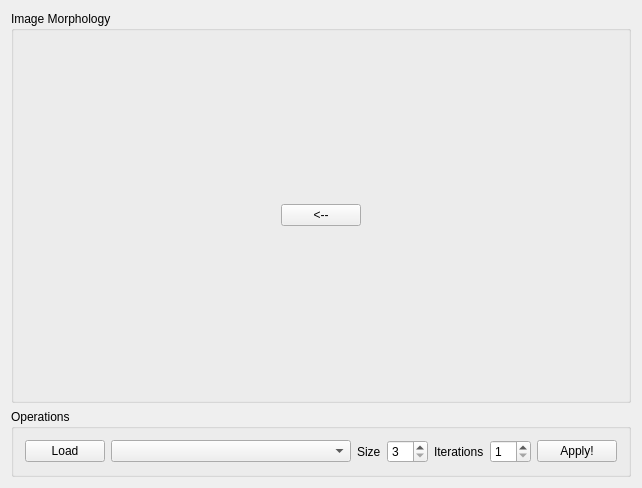
<?xml version="1.0" encoding="UTF-8"?>
<ui version="4.0">
 <class>MainWindow</class>
 <widget class="QMainWindow" name="MainWindow">
  <property name="geometry">
   <rect>
    <x>0</x>
    <y>0</y>
    <width>642</width>
    <height>488</height>
   </rect>
  </property>
  <property name="windowTitle">
   <string>MainWindow</string>
  </property>
  <widget class="QWidget" name="centralWidget">
   <layout class="QGridLayout" name="gridLayout">
    <item row="0" column="0">
     <widget class="QGroupBox" name="groupBox">
      <property name="title">
       <string>Image Morphology</string>
      </property>
      <layout class="QHBoxLayout" name="horizontalLayout">
       <item>
        <widget class="QLabel" name="imageLabel">
         <property name="maximumSize">
          <size>
           <width>300</width>
           <height>400</height>
          </size>
         </property>
         <property name="text">
          <string/>
         </property>
        </widget>
       </item>
       <item>
        <widget class="QPushButton" name="transferButton">
         <property name="sizePolicy">
          <sizepolicy hsizetype="Fixed" vsizetype="Fixed">
           <horstretch>0</horstretch>
           <verstretch>0</verstretch>
          </sizepolicy>
         </property>
         <property name="text">
          <string>&lt;--</string>
         </property>
        </widget>
       </item>
       <item>
        <widget class="QLabel" name="resultLabel">
         <property name="maximumSize">
          <size>
           <width>300</width>
           <height>400</height>
          </size>
         </property>
         <property name="text">
          <string/>
         </property>
        </widget>
       </item>
      </layout>
     </widget>
    </item>
    <item row="1" column="0">
     <widget class="QGroupBox" name="groupBox_2">
      <property name="sizePolicy">
       <sizepolicy hsizetype="Preferred" vsizetype="Fixed">
        <horstretch>0</horstretch>
        <verstretch>0</verstretch>
       </sizepolicy>
      </property>
      <property name="title">
       <string>Operations</string>
      </property>
      <layout class="QHBoxLayout" name="horizontalLayout_2">
       <item>
        <widget class="QPushButton" name="loadButton">
         <property name="sizePolicy">
          <sizepolicy hsizetype="Fixed" vsizetype="Fixed">
           <horstretch>0</horstretch>
           <verstretch>0</verstretch>
          </sizepolicy>
         </property>
         <property name="text">
          <string>Load</string>
         </property>
        </widget>
       </item>
       <item>
        <widget class="QComboBox" name="morphComboBox"/>
       </item>
       <item>
        <widget class="QLabel" name="label">
         <property name="sizePolicy">
          <sizepolicy hsizetype="Fixed" vsizetype="Preferred">
           <horstretch>0</horstretch>
           <verstretch>0</verstretch>
          </sizepolicy>
         </property>
         <property name="text">
          <string>Size</string>
         </property>
        </widget>
       </item>
       <item>
        <widget class="QSpinBox" name="sizeSpinBox">
         <property name="sizePolicy">
          <sizepolicy hsizetype="Fixed" vsizetype="Fixed">
           <horstretch>0</horstretch>
           <verstretch>0</verstretch>
          </sizepolicy>
         </property>
         <property name="minimum">
          <number>3</number>
         </property>
         <property name="singleStep">
          <number>2</number>
         </property>
         <property name="value">
          <number>3</number>
         </property>
        </widget>
       </item>
       <item>
        <widget class="QLabel" name="label_2">
         <property name="sizePolicy">
          <sizepolicy hsizetype="Fixed" vsizetype="Preferred">
           <horstretch>0</horstretch>
           <verstretch>0</verstretch>
          </sizepolicy>
         </property>
         <property name="text">
          <string>Iterations</string>
         </property>
        </widget>
       </item>
       <item>
        <widget class="QSpinBox" name="iterSpinBox">
         <property name="sizePolicy">
          <sizepolicy hsizetype="Fixed" vsizetype="Fixed">
           <horstretch>0</horstretch>
           <verstretch>0</verstretch>
          </sizepolicy>
         </property>
         <property name="minimum">
          <number>1</number>
         </property>
         <property name="maximum">
          <number>99</number>
         </property>
         <property name="value">
          <number>1</number>
         </property>
        </widget>
       </item>
       <item>
        <widget class="QPushButton" name="applyButton">
         <property name="sizePolicy">
          <sizepolicy hsizetype="Fixed" vsizetype="Fixed">
           <horstretch>0</horstretch>
           <verstretch>0</verstretch>
          </sizepolicy>
         </property>
         <property name="text">
          <string>Apply!</string>
         </property>
        </widget>
       </item>
      </layout>
     </widget>
    </item>
   </layout>
  </widget>
 </widget>
 <layoutdefault spacing="6" margin="11"/>
 <resources/>
 <connections/>
</ui>
